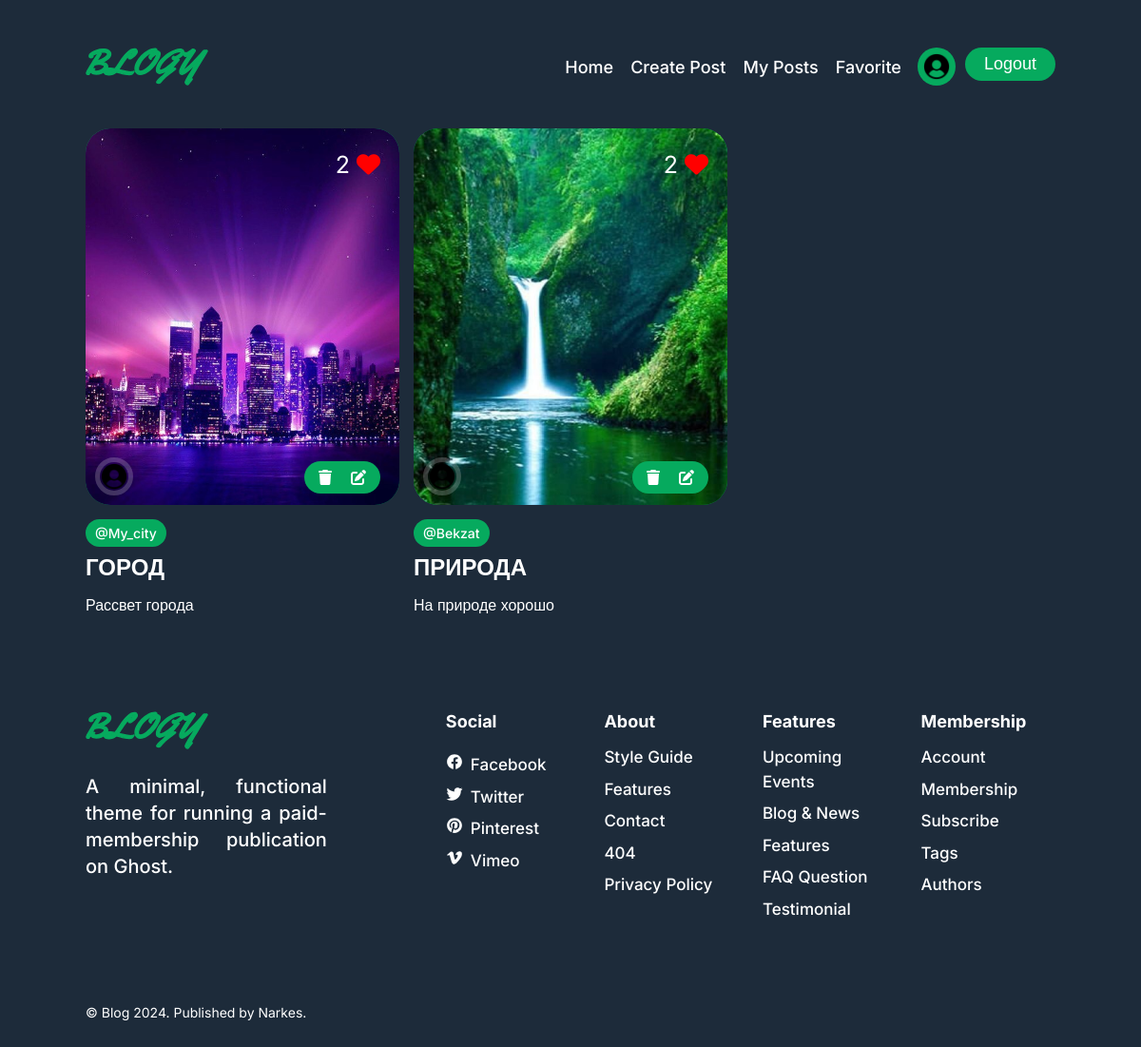
Screenshot of /posts/ (signed in) with the database file from the repository.
### app/models.py (models this page shows, shortened)
class User(AbstractUser):
    image = models.ImageField(upload_to="users", default='users/user.png')
    birthdate = models.DateField(null=True, blank=True)
    bio = models.TextField(max_length=2550, null=True, blank=True)
    class Meta:
        verbose_name = "Пользователь"
        verbose_name_plural = "Пользователи"

class Post(models.Model):
    user = models.ForeignKey(User, on_delete=models.CASCADE)
    title = models.CharField(max_length=255)
    body = models.TextField()
    tags = models.ManyToManyField(Tag, related_name="posts")
    image = models.ImageField(upload_to="posts")
    created_at = models.DateTimeField(auto_now_add=True)
    updated_at = models.DateTimeField(auto_now=True)
    liked_by = models.ManyToManyField(User, related_name="liked_posts")
    class Meta:
        verbose_name = "Пост"
        verbose_name_plural = "Посты"

class Tag(models.Model):
    name = models.CharField(max_length=255)
    class Meta:
        verbose_name = "Тег"
        verbose_name_plural = "Теги"

### app/views.py (the view)
# urls.py: path('posts/', MyPosts.as_view(), name='posts'),
class MyPosts(LoginRequiredMixin, ListView):
    login_url = reverse_lazy("login")
    model = Post
    template_name = 'my_posts.html'
    context_object_name = 'posts'
    def get_context_data(self, **kwargs: Any) -> dict[str, Any]:
        context = super().get_context_data(**kwargs)
        context['posts'] = Post.objects.filter(user=self.request.user)
        return context

### templates/my_posts.html (shortened to what this page needs)
{% extends 'base.html' %}
{% load static %}
{% block css %} <link rel="stylesheet" href="{% static 'css/my_posts.css' %}"> {% endblock %}
{% block content %}
<section class="section recent" aria-label="recent post">
    <div class="container">
      <ul class="grid-list">
        {% for post in posts %}
        <li>
          <div class="blog-card">
            <figure
              class="card-banner img-holder"
              style="--width: 550; --height: 660"
            >
              <img
                src="{{ post.image.url}}"
                width="550"
                height="660"
                loading="lazy"
                alt="Creating is a privilege but it’s also a gift"
                class="img-cover"
              />
              <ul class="avatar-list absolute">
                <li class="avatar-item">
                  <a
                    href="#"
                    class="avatar img-holder"
                    style="--width: 100; --height: 100"
                  >
                    <img
                      src="{% if post.user.image %}  {{post.user.image.url}} {% else %} {% static 'img/user.png' %} {% endif %}"
                      width="100"
                      height="100"
                      loading="lazy"
                      alt="Author"
                      class="img-cover"
                    />
                  </a>
                </li>
              </ul>
              <div class="delete-edit absolute">
                <form action="{% url 'delete' post.id %}" method="post" >
                  <button type="submit"><i class="fa-solid fa-trash"></i></button>
                </form>
                <a href="{% url 'update_post' post.id %}"><i class="fa-solid fa-pen-to-square"></i></a>
              </div>
              <div class="like absolute">
                <a href="{% url 'like' post.id %}">
                  {{ post.liked_by.count }}
                    {% if request.user in post.liked_by.all %}
                    <i class="fa-solid fa-heart" style="color: red;"></i>
                  {% else %}
                    <i class="fa-regular fa-heart"></i>
                  {% endif %} </a>
              </div>
            </figure>
            <div class="card-content">
              <ul class="card-meta-list">
                {% for tag in post.tags.all %}
                <li>
                  <a href="#" class="card-tag">{{ tag.name }}</a>
                </li>
                {% endfor %}
              </ul>
              <h3 class="h4">
                <a href="{% url 'post' post.id %}" class="card-title hover:underline">
                  {{ post.title }}
                </a>
              </h3>
              <p class="card-text">{{ post.body }}</p>
            </div>
          </div>
        </li>
        {% endfor %}
      </ul>
    </div>
</section>
{% endblock %}

### templates/base.html (shortened to what this page needs)
{% load static %}
<!DOCTYPE html>
<html lang="en">
  <head>
    <link rel="stylesheet" href="{% static 'css/home.css' %}" />
    {% block css %} {% endblock %}
  </head>
  <body>
    <header class="header section" data-header>
      <div class="container">
        <a href="{% url 'home' %}" class="logo">
          <img
            src="{% static 'img/logo.svg' %}"
            width="129"
            height="40"
            alt="Blogy logo"
          />
        </a>
        <nav class="navbar" data-navbar>
          <ul class="navbar-list">
            <li class="navbar-item">
              <a
                href="{% url 'home' %}"
                class="navbar-link hover:underline"
                data-nav-link
                >Home</a
              >
            </li>
            <li class="navbar-item">
              <a href="{% url 'create_post' %}" class="navbar-link hover:underline" data-nav-link
                >Create Post</a
              >
            </li>
            <li class="navbar-item">
              <a href="{% url 'posts' %}" class="navbar-link hover:underline" data-nav-link
                >My Posts</a
              >
            </li>
            <li class="navbar-item">
              <a href="{% url 'favorite' %}" class="navbar-link hover:underline" data-nav-link
                >Favorite</a
              >
            </li>
          </ul>
        </nav>
        <div class="wrapper">
          {% if request.user.is_authenticated %}
          <a href="{% url 'profile' request.user.pk %}" class="join" style="padding: 5px; border-radius: 50%;"><img src="{{ request.user.image.url }}" alt="Avatar" style="height: 30px; width: 30px; border-radius: 50%;"></a>
          <form action="{% url 'logout' %}" method="post">
            <button type="submit" class="btn join">Logout</button>
          </form>
          {% else %}
          <a href="{% url 'signup' %}" class="btn join">Join</a>
          {% endif %}
        </div>
      </div>
    </header>
    {% block content %}
    {% endblock %}
    <footer class="footer">
      <div class="container">
        <div class="footer-top section">
          <div class="footer-brand">
            <a href="#" class="logo">
              <img
                src="{% static 'img/logo.svg' %}"
                width="129"
                height="40"
                alt="Blogy logo"
              />
            </a>
            <p class="footer-text">
              A minimal, functional theme for running a paid-membership
              publication on Ghost.
            </p>
          </div>
          <ul class="footer-list">
            <li>
              <p class="h5">Social</p>
            </li>
            <li class="footer-list-item">
              <ion-icon name="logo-facebook"></ion-icon>
              <a href="#" class="footer-link hover:underline">Facebook</a>
            </li>
            <li class="footer-list-item">
              <ion-icon name="logo-twitter"></ion-icon>
              <a href="#" class="footer-link hover:underline">Twitter</a>
            </li>
            <li class="footer-list-item">
              <ion-icon name="logo-pinterest"></ion-icon>
              <a href="#" class="footer-link hover:underline">Pinterest</a>
            </li>
            <li class="footer-list-item">
              <ion-icon name="logo-vimeo"></ion-icon>
              <a href="#" class="footer-link hover:underline">Vimeo</a>
            </li>
          </ul>
          <ul class="footer-list">
            <li>
              <p class="h5">About</p>
            </li>
            <li>
              <a href="#" class="footer-link hover:underline">Style Guide</a>
            </li>
            <li>
              <a href="#" class="footer-link hover:underline">Features</a>
            </li>
            <li>
              <a href="#" class="footer-link hover:underline">Contact</a>
            </li>
            <li>
              <a href="#" class="footer-link hover:underline">404</a>
            </li>
            <li>
              <a href="#" class="footer-link hover:underline">Privacy Policy</a>
            </li>
          </ul>
          <ul class="footer-list">
            <li>
              <p class="h5">Features</p>
            </li>
            <li>
              <a href="#" class="footer-link hover:underline"
                >Upcoming Events</a
              >
            </li>
            <li>
              <a href="#" class="footer-link hover:underline">Blog & News</a>
            </li>
            <li>
              <a href="#" class="footer-link hover:underline">Features</a>
            </li>
            <li>
              <a href="#" class="footer-link hover:underline">FAQ Question</a>
            </li>
            <li>
              <a href="#" class="footer-link hover:underline">Testimonial</a>
            </li>
          </ul>
          <ul class="footer-list">
            <li>
              <p class="h5">Membership</p>
            </li>
            <li>
              <a href="#" class="footer-link hover:underline">Account</a>
            </li>
            <li>
              <a href="#" class="footer-link hover:underline">Membership</a>
            </li>
            <li>
              <a href="#" class="footer-link hover:underline">Subscribe</a>
            </li>
            <li>
              <a href="#" class="footer-link hover:underline">Tags</a>
            </li>
            <li>
              <a href="#" class="footer-link hover:underline">Authors</a>
            </li>
          </ul>
        </div>
        <div class="section footer-bottom">
          <p class="copyright">
            &copy; Blog 2024. Published by
            <a href="#" class="copyright-link hover:underline">Narkes</a>.
          </p>
        </div>
      </div>
    </footer>
  </body>
</html>

### static/css/my_posts.css (style rules this page uses)
:root { --green: rgb(33, 250, 131); --red: rgb(252, 86, 108); --dusky-green: rgb(6, 170, 94); --opac-white: rgba(255, 255, 255, 0.8); --form-txt: rgba(255, 255, 255, 0.5); --darky: #1d2b3a; --light-grey: rgb(105, 105, 105); }
.card-title { text-transform: uppercase; }
body { margin: 20px; }
p { text-align: justify; }
.delete-edit.absolute { position: absolute; bottom: 12px; right: 20px; }
.delete-edit { display: flex; align-items: center; color: white; gap: 20px; padding: 5px 15px; background-color: var(--dusky-green); border-radius: 20px; }
.delete-edit button { all: initial; }
.fa-trash { color: white; }
.like { position: absolute; top: 20px; right: 20px; font-size: 25px; }

### rows the page displays
User: user.image (placeholder picture)
Post: image (picture), user.image (placeholder picture), liked_by.count "2", title "ГОРОД", body "Рассвет города"
Tag: name "@My_city"
Post: image (picture), user.image (placeholder picture), liked_by.count "2", title "ПРИРОДА", body "На природе хорошо"
Tag: name "@Bekzat"
